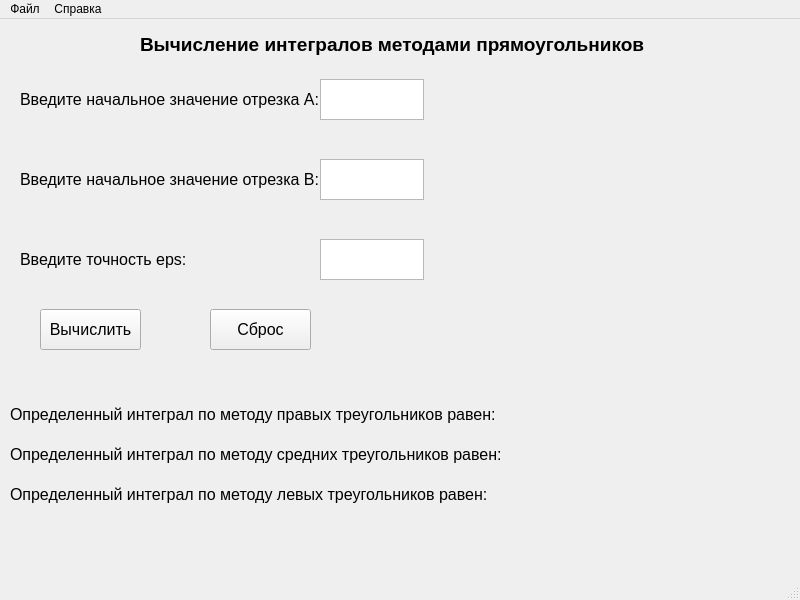
<?xml version="1.0" encoding="UTF-8"?>
<ui version="4.0">
 <class>MainWindow</class>
 <widget class="QMainWindow" name="MainWindow">
  <property name="geometry">
   <rect>
    <x>0</x>
    <y>0</y>
    <width>800</width>
    <height>600</height>
   </rect>
  </property>
  <property name="windowTitle">
   <string>MainWindow</string>
  </property>
  <widget class="QWidget" name="centralwidget">
   <widget class="QLabel" name="label">
    <property name="geometry">
     <rect>
      <x>20</x>
      <y>70</y>
      <width>311</width>
      <height>21</height>
     </rect>
    </property>
    <property name="font">
     <font>
      <pointsize>12</pointsize>
     </font>
    </property>
    <property name="text">
     <string>Введите начальное значение отрезка А:</string>
    </property>
   </widget>
   <widget class="QTextEdit" name="textEdit">
    <property name="geometry">
     <rect>
      <x>320</x>
      <y>60</y>
      <width>104</width>
      <height>41</height>
     </rect>
    </property>
    <property name="font">
     <font>
      <pointsize>12</pointsize>
     </font>
    </property>
    <property name="html">
     <string>&lt;!DOCTYPE HTML PUBLIC &quot;-//W3C//DTD HTML 4.0//EN&quot; &quot;http://www.w3.org/TR/REC-html40/strict.dtd&quot;&gt;
&lt;html&gt;&lt;head&gt;&lt;meta name=&quot;qrichtext&quot; content=&quot;1&quot; /&gt;&lt;style type=&quot;text/css&quot;&gt;
p, li { white-space: pre-wrap; }
&lt;/style&gt;&lt;/head&gt;&lt;body style=&quot; font-family:'MS Shell Dlg 2'; font-size:12pt; font-weight:400; font-style:normal;&quot;&gt;
&lt;p style=&quot;-qt-paragraph-type:empty; margin-top:0px; margin-bottom:0px; margin-left:0px; margin-right:0px; -qt-block-indent:0; text-indent:0px; font-size:8.25pt;&quot;&gt;&lt;br /&gt;&lt;/p&gt;&lt;/body&gt;&lt;/html&gt;</string>
    </property>
   </widget>
   <widget class="QLabel" name="label_2">
    <property name="geometry">
     <rect>
      <x>20</x>
      <y>150</y>
      <width>311</width>
      <height>21</height>
     </rect>
    </property>
    <property name="font">
     <font>
      <pointsize>12</pointsize>
     </font>
    </property>
    <property name="text">
     <string>Введите начальное значение отрезка В:</string>
    </property>
   </widget>
   <widget class="QTextEdit" name="textEdit_2">
    <property name="geometry">
     <rect>
      <x>320</x>
      <y>140</y>
      <width>104</width>
      <height>41</height>
     </rect>
    </property>
    <property name="font">
     <font>
      <pointsize>12</pointsize>
     </font>
    </property>
    <property name="html">
     <string>&lt;!DOCTYPE HTML PUBLIC &quot;-//W3C//DTD HTML 4.0//EN&quot; &quot;http://www.w3.org/TR/REC-html40/strict.dtd&quot;&gt;
&lt;html&gt;&lt;head&gt;&lt;meta name=&quot;qrichtext&quot; content=&quot;1&quot; /&gt;&lt;style type=&quot;text/css&quot;&gt;
p, li { white-space: pre-wrap; }
&lt;/style&gt;&lt;/head&gt;&lt;body style=&quot; font-family:'MS Shell Dlg 2'; font-size:12pt; font-weight:400; font-style:normal;&quot;&gt;
&lt;p style=&quot;-qt-paragraph-type:empty; margin-top:0px; margin-bottom:0px; margin-left:0px; margin-right:0px; -qt-block-indent:0; text-indent:0px; font-size:8.25pt;&quot;&gt;&lt;br /&gt;&lt;/p&gt;&lt;/body&gt;&lt;/html&gt;</string>
    </property>
   </widget>
   <widget class="QLabel" name="label_3">
    <property name="geometry">
     <rect>
      <x>20</x>
      <y>230</y>
      <width>311</width>
      <height>21</height>
     </rect>
    </property>
    <property name="font">
     <font>
      <pointsize>12</pointsize>
     </font>
    </property>
    <property name="text">
     <string>Введите точность eps:</string>
    </property>
   </widget>
   <widget class="QTextEdit" name="textEdit_3">
    <property name="geometry">
     <rect>
      <x>320</x>
      <y>220</y>
      <width>104</width>
      <height>41</height>
     </rect>
    </property>
    <property name="font">
     <font>
      <pointsize>12</pointsize>
     </font>
    </property>
    <property name="html">
     <string>&lt;!DOCTYPE HTML PUBLIC &quot;-//W3C//DTD HTML 4.0//EN&quot; &quot;http://www.w3.org/TR/REC-html40/strict.dtd&quot;&gt;
&lt;html&gt;&lt;head&gt;&lt;meta name=&quot;qrichtext&quot; content=&quot;1&quot; /&gt;&lt;style type=&quot;text/css&quot;&gt;
p, li { white-space: pre-wrap; }
&lt;/style&gt;&lt;/head&gt;&lt;body style=&quot; font-family:'MS Shell Dlg 2'; font-size:12pt; font-weight:400; font-style:normal;&quot;&gt;
&lt;p style=&quot;-qt-paragraph-type:empty; margin-top:0px; margin-bottom:0px; margin-left:0px; margin-right:0px; -qt-block-indent:0; text-indent:0px; font-size:8.25pt;&quot;&gt;&lt;br /&gt;&lt;/p&gt;&lt;/body&gt;&lt;/html&gt;</string>
    </property>
   </widget>
   <widget class="QPushButton" name="pushButton">
    <property name="geometry">
     <rect>
      <x>40</x>
      <y>290</y>
      <width>101</width>
      <height>41</height>
     </rect>
    </property>
    <property name="font">
     <font>
      <pointsize>12</pointsize>
     </font>
    </property>
    <property name="text">
     <string>Вычислить</string>
    </property>
   </widget>
   <widget class="QPushButton" name="pushButton_2">
    <property name="geometry">
     <rect>
      <x>210</x>
      <y>290</y>
      <width>101</width>
      <height>41</height>
     </rect>
    </property>
    <property name="font">
     <font>
      <pointsize>12</pointsize>
     </font>
    </property>
    <property name="text">
     <string>Сброс</string>
    </property>
   </widget>
   <widget class="QLabel" name="label_4">
    <property name="geometry">
     <rect>
      <x>10</x>
      <y>380</y>
      <width>631</width>
      <height>31</height>
     </rect>
    </property>
    <property name="font">
     <font>
      <pointsize>12</pointsize>
     </font>
    </property>
    <property name="text">
     <string>Определенный интеграл по методу правых треугольников равен:</string>
    </property>
   </widget>
   <widget class="QLabel" name="label_5">
    <property name="geometry">
     <rect>
      <x>520</x>
      <y>380</y>
      <width>181</width>
      <height>31</height>
     </rect>
    </property>
    <property name="font">
     <font>
      <pointsize>12</pointsize>
     </font>
    </property>
    <property name="text">
     <string/>
    </property>
   </widget>
   <widget class="QLabel" name="label_6">
    <property name="geometry">
     <rect>
      <x>440</x>
      <y>60</y>
      <width>561</width>
      <height>281</height>
     </rect>
    </property>
    <property name="text">
     <string/>
    </property>
    <property name="pixmap">
     <pixmap>Graphics/graphic_resized.png</pixmap>
    </property>
   </widget>
   <widget class="QLabel" name="label_7">
    <property name="geometry">
     <rect>
      <x>140</x>
      <y>10</y>
      <width>531</width>
      <height>31</height>
     </rect>
    </property>
    <property name="font">
     <font>
      <pointsize>14</pointsize>
      <weight>75</weight>
      <bold>true</bold>
     </font>
    </property>
    <property name="text">
     <string>Вычисление интегралов методами прямоугольников</string>
    </property>
   </widget>
   <widget class="QLabel" name="label_8">
    <property name="geometry">
     <rect>
      <x>10</x>
      <y>420</y>
      <width>631</width>
      <height>31</height>
     </rect>
    </property>
    <property name="font">
     <font>
      <pointsize>12</pointsize>
     </font>
    </property>
    <property name="text">
     <string>Определенный интеграл по методу средних треугольников равен:</string>
    </property>
   </widget>
   <widget class="QLabel" name="label_9">
    <property name="geometry">
     <rect>
      <x>520</x>
      <y>420</y>
      <width>181</width>
      <height>31</height>
     </rect>
    </property>
    <property name="font">
     <font>
      <pointsize>12</pointsize>
     </font>
    </property>
    <property name="text">
     <string/>
    </property>
   </widget>
   <widget class="QLabel" name="label_10">
    <property name="geometry">
     <rect>
      <x>10</x>
      <y>460</y>
      <width>631</width>
      <height>31</height>
     </rect>
    </property>
    <property name="font">
     <font>
      <pointsize>12</pointsize>
     </font>
    </property>
    <property name="text">
     <string>Определенный интеграл по методу левых треугольников равен:</string>
    </property>
   </widget>
   <widget class="QLabel" name="label_11">
    <property name="geometry">
     <rect>
      <x>520</x>
      <y>460</y>
      <width>181</width>
      <height>31</height>
     </rect>
    </property>
    <property name="font">
     <font>
      <pointsize>12</pointsize>
     </font>
    </property>
    <property name="text">
     <string/>
    </property>
   </widget>
  </widget>
  <widget class="QMenuBar" name="menubar">
   <property name="geometry">
    <rect>
     <x>0</x>
     <y>0</y>
     <width>800</width>
     <height>21</height>
    </rect>
   </property>
   <widget class="QMenu" name="menu">
    <property name="title">
     <string>Файл</string>
    </property>
    <addaction name="action"/>
   </widget>
   <widget class="QMenu" name="menu_2">
    <property name="title">
     <string>Справка</string>
    </property>
    <addaction name="action_2"/>
   </widget>
   <addaction name="menu"/>
   <addaction name="menu_2"/>
  </widget>
  <widget class="QStatusBar" name="statusbar"/>
  <action name="action">
   <property name="text">
    <string>Выход</string>
   </property>
  </action>
  <action name="action_2">
   <property name="text">
    <string>Об авторах</string>
   </property>
  </action>
 </widget>
 <resources/>
 <connections>
  <connection>
   <sender>action</sender>
   <signal>triggered()</signal>
   <receiver>MainWindow</receiver>
   <slot>close()</slot>
   <hints>
    <hint type="sourcelabel">
     <x>-1</x>
     <y>-1</y>
    </hint>
    <hint type="destinationlabel">
     <x>399</x>
     <y>299</y>
    </hint>
   </hints>
  </connection>
  <connection>
   <sender>pushButton_2</sender>
   <signal>clicked()</signal>
   <receiver>textEdit</receiver>
   <slot>clear()</slot>
   <hints>
    <hint type="sourcelabel">
     <x>260</x>
     <y>291</y>
    </hint>
    <hint type="destinationlabel">
     <x>371</x>
     <y>61</y>
    </hint>
   </hints>
  </connection>
  <connection>
   <sender>pushButton_2</sender>
   <signal>clicked()</signal>
   <receiver>textEdit_2</receiver>
   <slot>clear()</slot>
   <hints>
    <hint type="sourcelabel">
     <x>260</x>
     <y>291</y>
    </hint>
    <hint type="destinationlabel">
     <x>371</x>
     <y>141</y>
    </hint>
   </hints>
  </connection>
  <connection>
   <sender>pushButton_2</sender>
   <signal>clicked()</signal>
   <receiver>textEdit_3</receiver>
   <slot>clear()</slot>
   <hints>
    <hint type="sourcelabel">
     <x>260</x>
     <y>291</y>
    </hint>
    <hint type="destinationlabel">
     <x>371</x>
     <y>221</y>
    </hint>
   </hints>
  </connection>
  <connection>
   <sender>pushButton_2</sender>
   <signal>clicked()</signal>
   <receiver>label_5</receiver>
   <slot>clear()</slot>
   <hints>
    <hint type="sourcelabel">
     <x>260</x>
     <y>291</y>
    </hint>
    <hint type="destinationlabel">
     <x>480</x>
     <y>526</y>
    </hint>
   </hints>
  </connection>
  <connection>
   <sender>pushButton_2</sender>
   <signal>clicked()</signal>
   <receiver>label_9</receiver>
   <slot>clear()</slot>
   <hints>
    <hint type="sourcelabel">
     <x>260</x>
     <y>331</y>
    </hint>
    <hint type="destinationlabel">
     <x>610</x>
     <y>456</y>
    </hint>
   </hints>
  </connection>
  <connection>
   <sender>pushButton_2</sender>
   <signal>clicked()</signal>
   <receiver>label_11</receiver>
   <slot>clear()</slot>
   <hints>
    <hint type="sourcelabel">
     <x>260</x>
     <y>331</y>
    </hint>
    <hint type="destinationlabel">
     <x>610</x>
     <y>496</y>
    </hint>
   </hints>
  </connection>
 </connections>
</ui>
